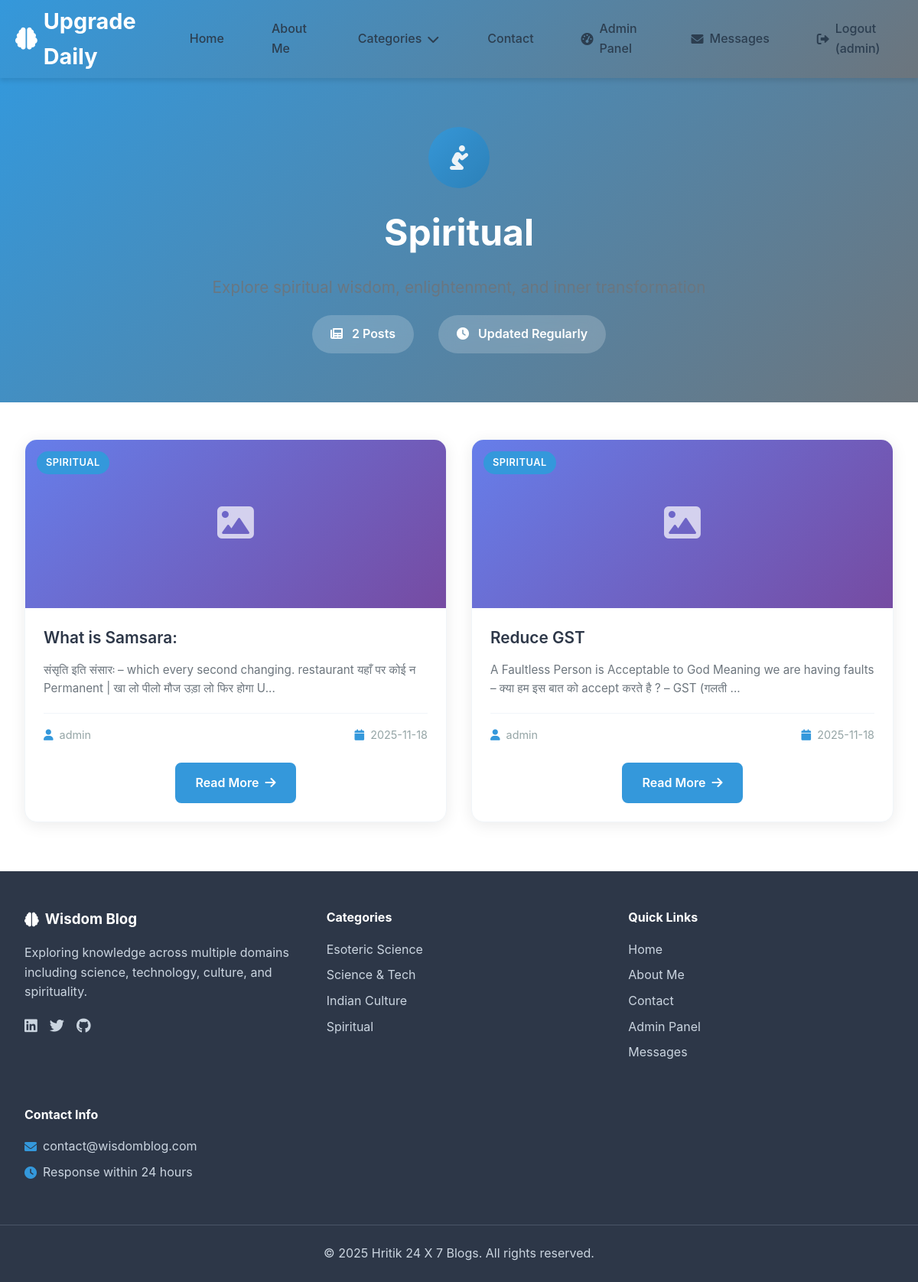
The app's page /category/Spiritual (signed in) with its own data.
### tables this page shows
CREATE TABLE users
                 (id INTEGER PRIMARY KEY AUTOINCREMENT,
                  username TEXT UNIQUE NOT NULL,
                  email TEXT UNIQUE NOT NULL,
                  password TEXT NOT NULL,
                  is_admin BOOLEAN DEFAULT FALSE,
                  created_at TIMESTAMP DEFAULT CURRENT_TIMESTAMP);

CREATE TABLE posts
                 (id INTEGER PRIMARY KEY AUTOINCREMENT,
                  title TEXT NOT NULL,
                  content TEXT NOT NULL,
                  category TEXT NOT NULL,
                  image_path TEXT,
                  author_id INTEGER,
                  created_at TIMESTAMP DEFAULT CURRENT_TIMESTAMP,
                  FOREIGN KEY (author_id) REFERENCES users (id));

### app.py (the view)
    def decorated_function(*args, **kwargs):
        if 'user_id' not in session:
            flash('Please log in to access this page.', 'error')
            return redirect(url_for('login'))
        return f(*args, **kwargs)

### app.py (called while the page is built)
def get_db_connection():
    conn = sqlite3.connect('blog.db')
    conn.row_factory = sqlite3.Row
    return conn

def login_required(f):
    def decorated_function(*args, **kwargs):
        if 'user_id' not in session:
            flash('Please log in to access this page.', 'error')
            return redirect(url_for('login'))
        return f(*args, **kwargs)
    decorated_function.__name__ = f.__name__
    return decorated_function

def get_unread_message_count():
    conn = get_db_connection()
    count = conn.execute('SELECT COUNT(*) as count FROM messages WHERE is_read = 0').fetchone()['count']
    conn.close()
    return count

@app.context_processor
def inject_unread_count():
    if session.get('is_admin'):
        return {'unread_count': get_unread_message_count()}
    return {'unread_count': 0}

@app.context_processor
def utility_processor():
    return dict(
        get_image_url=get_image_url,
        format_date=format_date
    )

@app.route('/category/<category_name>')
@login_required
def category_posts(category_name):
    conn = get_db_connection()
    posts = conn.execute('''
        SELECT p.*, u.username
        FROM posts p
        JOIN users u ON p.author_id = u.id
        WHERE p.category = ?
        ORDER BY p.created_at DESC
    ''', (category_name,)).fetchall()
    conn.close()
    return render_template('categories.html', posts=posts, category=category_name)

### templates/categories.html (shortened to what this page needs)
{% extends "base.html" %}
{% block content %}
<div class="category-page">
    <div class="category-hero">
        <div class="category-hero-content">
            <div class="category-icon">
                {% if category == 'Spiritual' %}
                <i class="fas fa-pray"></i>
                {% elif category == 'Esoteric Science' %}
                <i class="fas fa-magic"></i>
                {% elif category == 'Science and Tech' %}
                <i class="fas fa-rocket"></i>
                {% elif category == 'Indian Culture' %}
                <i class="fas fa-om"></i>
                {% elif category == 'AboutMe' %}
                <i class="fas fa-user"></i>
                {% else %}
                <i class="fas fa-folder"></i>
                {% endif %}
            </div>
            <h1>{{ category }}</h1>
            <p class="category-description">
            </p>
            <div class="category-stats">
                <span class="stat"><i class="fas fa-newspaper"></i> {{ posts|length }} Posts</span>
                <span class="stat"><i class="fas fa-clock"></i> Updated Regularly</span>
            </div>
        </div>
    </div>
    <div class="category-content">
        {% if posts %}
        <div class="posts-grid-enhanced">
            {% for post in posts %}
            <article class="post-card-enhanced">
                {% if post['image_path'] %}
                <div class="post-image-enhanced">
                    <img src="{{ url_for('static', filename=post['image_path']) }}" alt="{{ post['title'] }}">
                    <div class="post-category-badge">{{ post['category'] }}</div>
                </div>
                {% else %}
                <div class="post-image-enhanced no-image">
                    <div class="placeholder-image">
                        <i class="fas fa-image"></i>
                    </div>
                    <div class="post-category-badge">{{ post['category'] }}</div>
                </div>
                {% endif %}
                <div class="post-content-enhanced">
                    <h3><a href="{{ url_for('view_post', post_id=post['id']) }}">{{ post['title'] }}</a></h3>
                    <p class="post-excerpt">{{ post['content'][:120] }}{% if post['content']|length > 120 %}...{% endif %}</p>
                    <div class="post-meta-enhanced">
                        <div class="author-info">
                            <i class="fas fa-user"></i>
                            <span>{{ post['username'] }}</span>
                        </div>
                        <div class="date-info">
                            <i class="fas fa-calendar"></i>
                            <span>{{ post['created_at'][:10] }}</span>
                        </div>
                    </div>
                    <div class="post-actions-enhanced">
                        <a href="{{ url_for('view_post', post_id=post['id']) }}" class="btn-read-more">
                            Read More <i class="fas fa-arrow-right"></i>
                        </a>
                    </div>
                </div>
            </article>
            {% endfor %}
        </div>
        {% endif %}
    </div>
</div>
{% endblock %}

### templates/base.html (shortened to what this page needs)
<!DOCTYPE html>
<html lang="en">
<head>
    <link rel="stylesheet" href="{{ url_for('static', filename='style.css') }}">
    <link href="https://cdnjs.cloudflare.com/ajax/libs/font-awesome/6.0.0/css/all.min.css" rel="stylesheet">
</head>
<body>
    <nav class="navbar">
        <div class="nav-container">
            <a href="{{ url_for('index') }}" class="nav-logo">
                <i class="fas fa-brain"></i> Upgrade Daily
            </a>
            <div class="nav-menu">
                <a href="{{ url_for('index') }}" class="nav-link">Home</a>
                <a href="{{ url_for('about') }}" class="nav-link">About Me</a>
                <div class="dropdown">
                    <a href="#" class="nav-link">Categories <i class="fas fa-chevron-down"></i></a>
                </div>
                <a href="{{ url_for('contact') }}" class="nav-link">Contact</a>
                {% if session.user_id %}
                    {% if session.is_admin %}
                        <a href="{{ url_for('admin_dashboard') }}" class="nav-link admin-btn">
                            <i class="fas fa-tachometer-alt"></i> Admin Panel
                        </a>
                        <a href="{{ url_for('view_messages') }}" class="nav-link messages-btn">
                            <i class="fas fa-envelope"></i> Messages
                        </a>
                    {% endif %}
                    <a href="{{ url_for('logout') }}" class="nav-link logout-btn">
                        <i class="fas fa-sign-out-alt"></i> Logout ({{ session.username }})
                    </a>
                {% endif %}
            </div>
        </div>
    </nav>
    <main class="main-content">
        {% block content %}{% endblock %}
    </main>
    <footer class="footer">
        <div class="footer-container">
            <div class="footer-section">
                <h3><i class="fas fa-brain"></i> Wisdom Blog</h3>
                <p>Exploring knowledge across multiple domains including science, technology, culture, and spirituality.</p>
                <div class="social-links">
                    <a href="https://www.linkedin.com/in/hrjain365/" target="_blank" title="LinkedIn">
                        <i class="fab fa-linkedin"></i>
                    </a>
                    <a href="#" target="_blank" title="Twitter">
                        <i class="fab fa-twitter"></i>
                    </a>
                    <a href="#" target="_blank" title="GitHub">
                        <i class="fab fa-github"></i>
                    </a>
                </div>
            </div>
            <div class="footer-section">
                <h4>Categories</h4>
                <a href="{{ url_for('category_posts', category_name='Esoteric Science') }}">Esoteric Science</a>
                <a href="{{ url_for('category_posts', category_name='Science and Tech') }}">Science & Tech</a>
                <a href="{{ url_for('category_posts', category_name='Indian Culture') }}">Indian Culture</a>
                <a href="{{ url_for('category_posts', category_name='Spiritual') }}">Spiritual</a>
            </div>
            <div class="footer-section">
                <h4>Quick Links</h4>
                <a href="{{ url_for('index') }}">Home</a>
                <a href="{{ url_for('about') }}">About Me</a>
                <a href="{{ url_for('contact') }}">Contact</a>
                {% if session.is_admin %}
                <a href="{{ url_for('admin_dashboard') }}">Admin Panel</a>
                <a href="{{ url_for('view_messages') }}">Messages</a>
                {% endif %}
            </div>
            <div class="footer-section">
                <h4>Contact Info</h4>
                <p><i class="fas fa-envelope"></i> contact@wisdomblog.com</p>
                <p><i class="fas fa-clock"></i> Response within 24 hours</p>
            </div>
        </div>
        <div class="footer-bottom">
            <p>&copy; 2025 Hritik 24 X 7 Blogs. All rights reserved.</p>
        </div>
    </footer>
</body>
</html>

### records on screen
users: username "admin"
posts: category "SPIRITUAL", title "What is Samsara:", content "संसृति इति संसारः – which every second changing. restaurant यहाँ पर कोई न Permanent | खा लो पीलो मौज उड़ा लो फिर होगा U", username "admin", created_at "2025-11-18"
posts: category "SPIRITUAL", title "Reduce GST", content "A Faultless Person is Acceptable to God Meaning we are having faults – क्या हम इस बात को accept करते है ? – GST (गलती", username "admin", created_at "2025-11-18"

### other values on screen
{{ category }} "Spiritual"
{{ posts|length }} "2"
